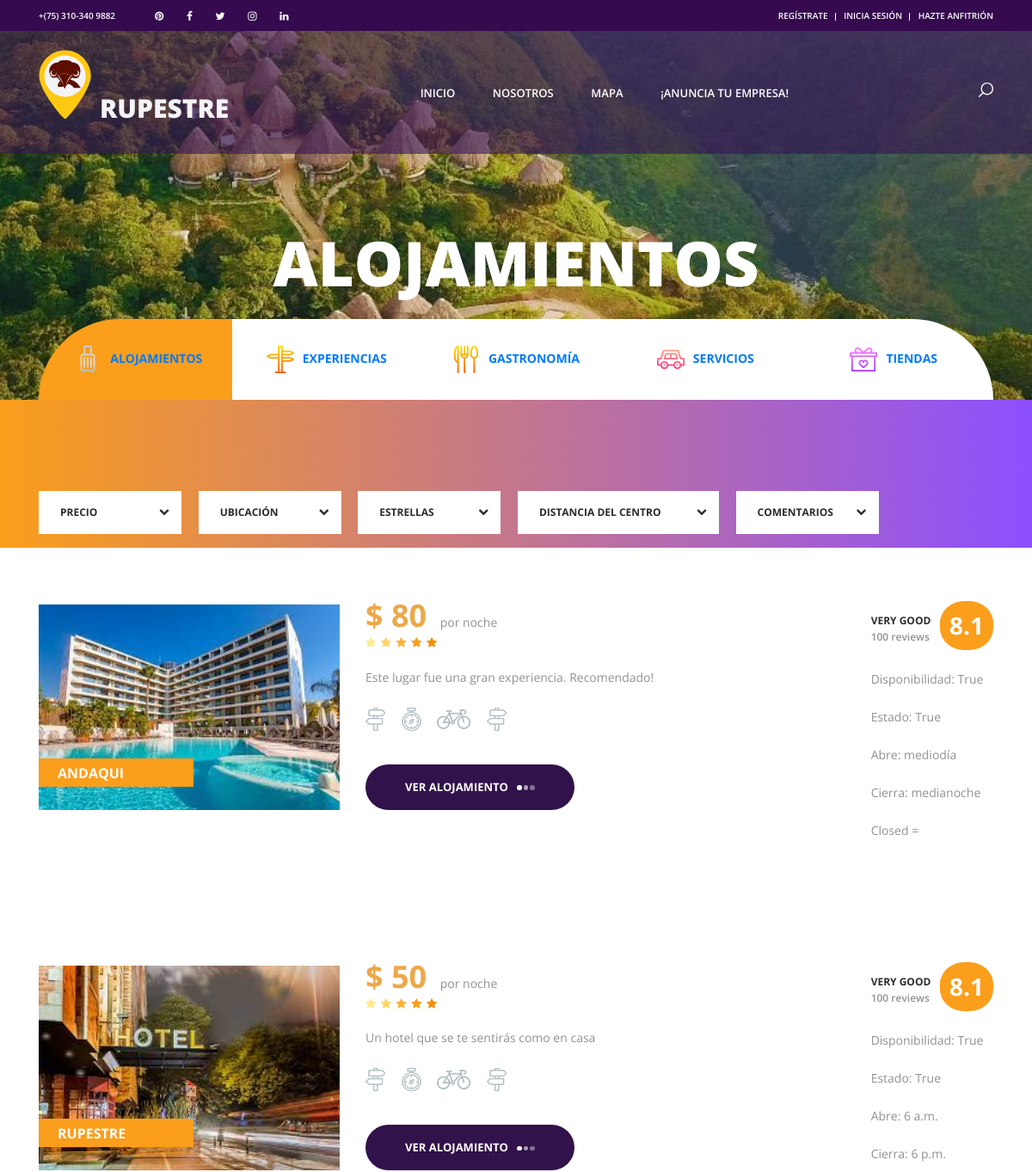
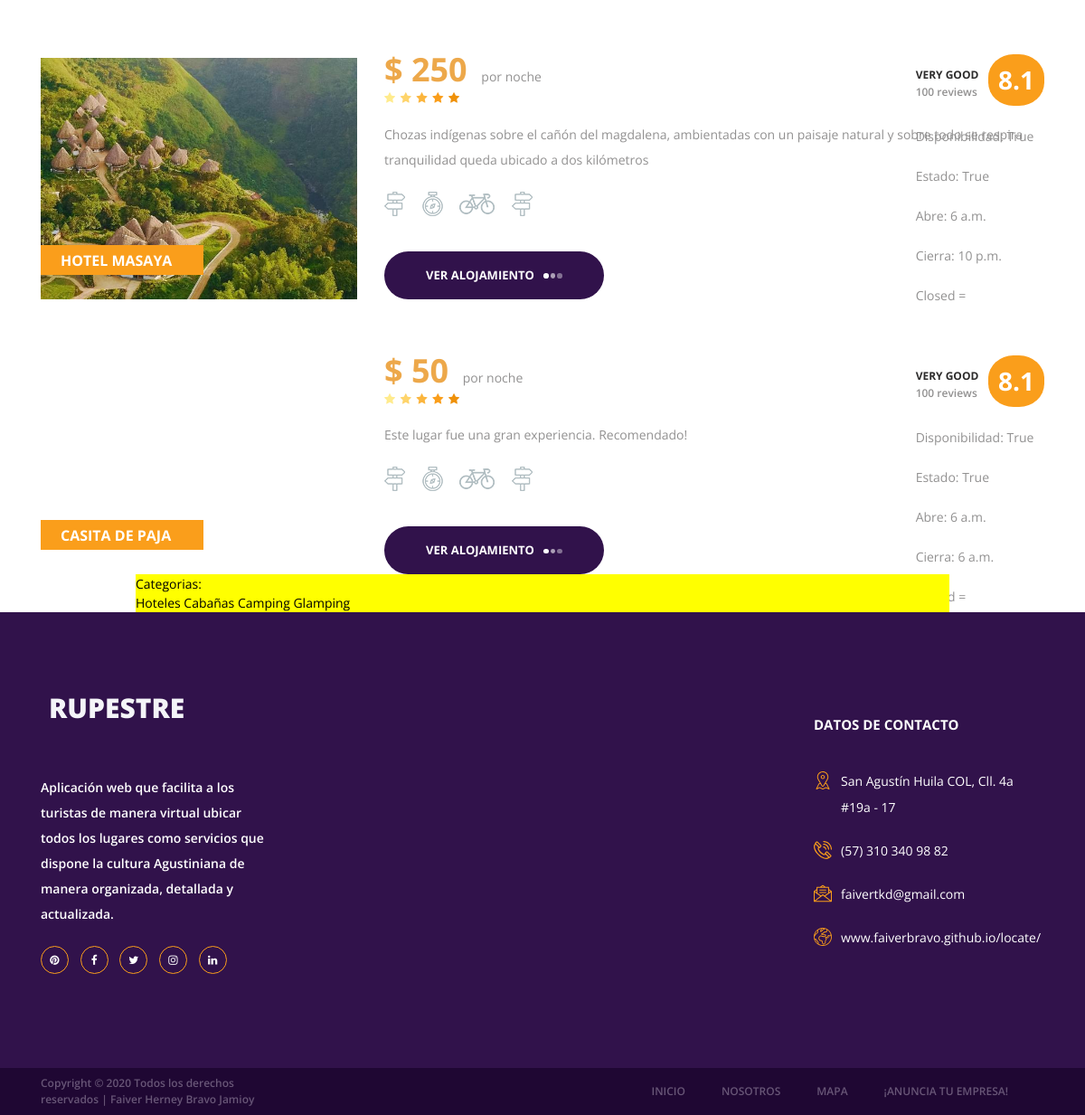
/alojamientos/, run on the app's committed database (2 pictures, top to bottom).
### alojamientos/models.py (models this page shows, shortened)
class Alojamiento(models.Model):
    nombre=models.CharField(max_length=50)
    descripcion=models.CharField(max_length=150)
    imagen=models.ImageField(upload_to='alojamientos')
    precio=models.IntegerField( null=True, blank=True)#opcional subir precio
    categorias=models.ManyToManyField(Categoria) #relación de muchos a muchos entre Categoria y Post
    disponibilidad=models.BooleanField(default=True)
    activo=models.BooleanField(default=True)# prendido o apagado
    abrir=models.TimeField(null=True)
    cerrar=models.TimeField(null=True)
    created=models.DateTimeField(auto_now_add=True, verbose_name='fecha de creación')
    updated=models.DateTimeField(auto_now_add=True)
    class Meta:
        verbose_name='alojamiento'
        verbose_name_plural='alojamientos'

class Categoria(models.Model):
    nombre=models.CharField(max_length=50)
    created=models.DateTimeField(auto_now_add=True)
    updated=models.DateTimeField(auto_now_add=True)
    class Meta:
        verbose_name='categoria'
        verbose_name_plural='categorias'

### alojamientos/views.py (the view)
# urls.py: path('alojamientos/', include('alojamientos.urls')),
def alojamientos(request):
    alojamientos=Alojamiento.objects.all()
    categorias=Categoria.objects.all()
    posts=Post.objects.all()
    return render(request, "alojamientos/alojamientos.html", {
        "alojamientos": alojamientos,
        "categorias": categorias,
        "posts": posts,
        })

### alojamientos/templates/alojamientos/alojamientos.html (shortened to what this page needs)
{% extends "RupestreApp/base2.html" %}
{% load static %}
{% block content %}
		<div class="home">
			<div class="home_background parallax-window" data-parallax="scroll" data-image-src="{% static 'images/alojamientos/h.jpg' %}"></div>
			<div class="home_content">
				<div class="home_title">alojamientos</div>
			</div>
		</div>
	<div class="offers">
		<div class="search">
			<div class="container fill_height">
				<div class="row fill_height">
					<div class="col fill_height">
						<div class="search_tabs_container">
							<div
								class="search_tabs d-flex flex-lg-row flex-column align-items-lg-center align-items-start justify-content-lg-between justify-content-start">
								<div
									class="search_tab active d-flex flex-row align-items-center justify-content-lg-center justify-content-start">
									<a class="link" href="{% url 'Alojamientos' %}"><img src="{% static 'images/iconos/alojamientos.png' %} "
											alt=""><span>alojamientos</span></a>
								</div>
								<div
									class="search_tab d-flex flex-row align-items-center justify-content-lg-center justify-content-start text-decoration:none">
									<a class="link" href="{% url 'Experiencias' %}"><img src="{% static 'images/iconos/turismo.png' %}" alt="">experiencias</a>
								</div>
								<div
									class="search_tab d-flex flex-row align-items-center justify-content-lg-center justify-content-start text-decoration:none">
									<a class="link" href="{% url 'Gastronomia' %}"><img src="{% static 'images/iconos/gastronomia.png' %}"
											alt="">gastronomía</a>
								</div>
								<div
									class="search_tab d-flex flex-row align-items-center justify-content-lg-center justify-content-start text-decoration:none">
									<a class="link" href="{% url 'Servicios' %}"><img src="{% static 'images/iconos/servicios.png' %}"
											alt="">servicios</a>
								</div>
								<div
									class="search_tab d-flex flex-row align-items-center justify-content-lg-center justify-content-start text-decoration:none">
									<a class="link" href="{% url 'Tienda' %}"><img src="{% static 'images/iconos/tiendas.png' %}" alt="">tiendas</a>
								</div>
							</div>
						</div>
					</div>
				</div>
			</div>
		</div>
	<div class="search">
		<div class="search_inner">
			<div class="container fill_height no-padding">
				<div class="row fill_height no-margin">
					<div class="col fill_height no-padding">
						<div class="row">
							<div class="col-lg-11">
								<div class="offers_sorting_container">
									<ul class="offers_sorting">
										<li>
											<span class="sorting_text">precio</span>
											<i class="fa fa-chevron-down"></i>
										</li>
										<li>
											<span class="sorting_text">ubicación</span>
											<i class="fa fa-chevron-down"></i>
										</li>
										<li>
											<span class="sorting_text">estrellas</span>
											<i class="fa fa-chevron-down"></i>
										</li>
										<li class="distance_item">
											<span class="sorting_text">distancia del centro</span>
											<i class="fa fa-chevron-down"></i>
										</li>
										<li>
											<span class="sorting_text">comentarios</span>
											<i class="fa fa-chevron-down"></i>
										</li>
									</ul>
								</div>
							</div>
						</div>
					</div>
				</div>
			</div>
		</div>
	</div>
	{% for alojamiento in alojamientos %}
		<div class="container">
			<div class="row">
				<div class="col-lg-12">
					<div class="offers_grid">
						<div class="offers_item rating_4">
							<div class="row">
								<div class="col-lg-3 col-1680-4">
									<div class="offers_image_container">
										<div class="offers_image_background" style="background-image:url({{alojamiento.imagen.url}})"></div>
										<div class="offer_name"><a href="alojamiento_detalle/{{alojamiento.id}}">{{alojamiento.nombre}}</a></div>
									</div>
								</div>
								<div class="col-lg-8">
									<div class="offers_content">
										<div class="offers_price">$ {{alojamiento.precio}}<span> por noche</span></div>
										<div class="rating_r rating_r_5 offers_rating" data-rating="4">
											<i></i>
											<i></i>
											<i></i>
											<i></i>
											<i></i>
										</div>
										<p class="offers_text">{{alojamiento.descripcion}}</p>
										<div class="offers_icons">
											<ul class="offers_icons_list">
												<li class="offers_icons_item"><img src="{% static 'images/iconos/post.png' %}" alt=""></li>
												<li class="offers_icons_item"><img src="{% static 'images/iconos/compass.png' %}" alt=""></li>
												<li class="offers_icons_item"><img src="{% static 'images/iconos/bicycle.png' %}" alt=""></li>
												<li class="offers_icons_item"><img src="{% static 'images/iconos/post.png' %}" alt=""></li>
											</ul>
										</div>
										<div class="button book_button"><a href="alojamiento_detalle/{{alojamiento.id}}">ver alojamiento<span></span><span></span><span></span></a></div>
										<div class="offer_reviews">
											<div class="offer_reviews_content">
												<div class="offer_reviews_title">very good</div>
												<div class="offer_reviews_subtitle">100 reviews</div>
											</div>
											<div class="offer_reviews_rating text-center">8.1</div>
											<p class="offers_text">Disponibilidad: {{alojamiento.disponibilidad}}</p>
											<p class="offers_text">Estado: {{alojamiento.activo}}</p>
											<p class="offers_text">Abre: {{alojamiento.abrir}}</p>
											<p class="offers_text">Cierra: {{alojamiento.cerrar}}</p>
											<p class="offers_text">Closed = {{alojamiento.dd}}</p>
										</div>
									</div>
								</div>
							</div>
						</div>
					</div>
				</div>
			</div>
		</div>
	</div>
	{% endfor %}
	<section>
		<div style="width:75%; background-color: yellow; margin:auto; text-align: left ; color: black;">
			Categorias:<div></div>
			{% for categoria in categorias %}
				{{categoria.nombre}}
			{% endfor %}
		</div>
	</section>
{% endblock %}

### RupestreApp/static/styles/offers_responsive.css (style rules this page uses)
@media only screen and (max-width: 2340px) { .col-1680-4 { flex: 0 0 33.333333%; max-width: 33.333333%; } }
@media only screen and (max-width: 2340px) { .offers { padding-top: 0px; } }
@media only screen and (max-width: 2340px) { .search { position: relative; width: 100%; height: auto; background: linear-gradient(to right, #fa9e1b, #8d4fff); z-index: 10; } }
@media only screen and (max-width: 2340px) { .search_inner { width: 100%; height: 100%; } }
@media only screen and (max-width: 2340px) { .no-padding { padding-left: 15px; padding-right: 15px; } }
@media only screen and (max-width: 2340px) { .no-margin { margin-left: -15px; margin-right: -15px; } }
@media only screen and (max-width: 2340px) { .search_tabs_container { position: absolute; bottom: 100%; left: 15px; width: calc(100% - 30px); } }
@media only screen and (max-width: 2340px) { .search_tabs { flex-wrap: nowrap; height: 94px; } }
@media only screen and (max-width: 2340px) { .search_tab { font-size: 14px; font-weight: 700; color: #2d2c2c; text-transform: uppercase; text-align: center; height: 100%; flex-grow: 1; background: #FFFFFF; cursor: pointer; -webkit-transition: all 200ms ease; -moz-transition: all 200ms ease; -ms-transition: all 200ms ease; -o-transition: all 200ms ease; transition: all 200ms ease; } }
@media only screen and (max-width: 2340px) { .search_tab:not(:first-child):not(:nth-child(2)) { border: none; margin-right: 0px; margin-bottom: 0px; } }
@media only screen and (max-width: 2340px) { .search_tab:nth-child(2) { border-top-right-radius: 0px; padding-right: 0px; } }
@media only screen and (max-width: 2340px) { .search_tab:last-child { border-top-right-radius: 94px; padding-right: 7px; } }
@media only screen and (max-width: 2340px) { .offers_sorting_container { margin-top: 105px; } }

### data on the page
Alojamiento: imagen (picture), nombre "ANDAQUI", precio "80", descripcion "Este lugar fue una gran experiencia. Recomendado!", disponibilidad "True", activo "True", abrir "mediodía", cerrar "medianoche"
Alojamiento: imagen (picture), nombre "RUPESTRE", precio "50", descripcion "Un hotel que se te sentirás como en casa", disponibilidad "True", activo "True", abrir "6 a.m.", cerrar "6 p.m."
Alojamiento: imagen (picture), nombre "HOTEL MASAYA", precio "250", descripcion "Chozas indígenas sobre el cañón del magdalena, ambientadas con un paisaje natural y sobre todo se respira tranquilidad queda ubicado a dos kilómetros", disponibilidad "True", activo "True", abrir "6 a.m.", cerrar "10 p.m."
Alojamiento: nombre "CASITA DE PAJA", precio "50", descripcion "Este lugar fue una gran experiencia. Recomendado!", disponibilidad "True", activo "True", abrir "6 a.m.", cerrar "6 a.m."
Categoria: nombre "Hoteles"
Categoria: nombre "Cabañas"
Categoria: nombre "Camping"
Categoria: nombre "Glamping"
